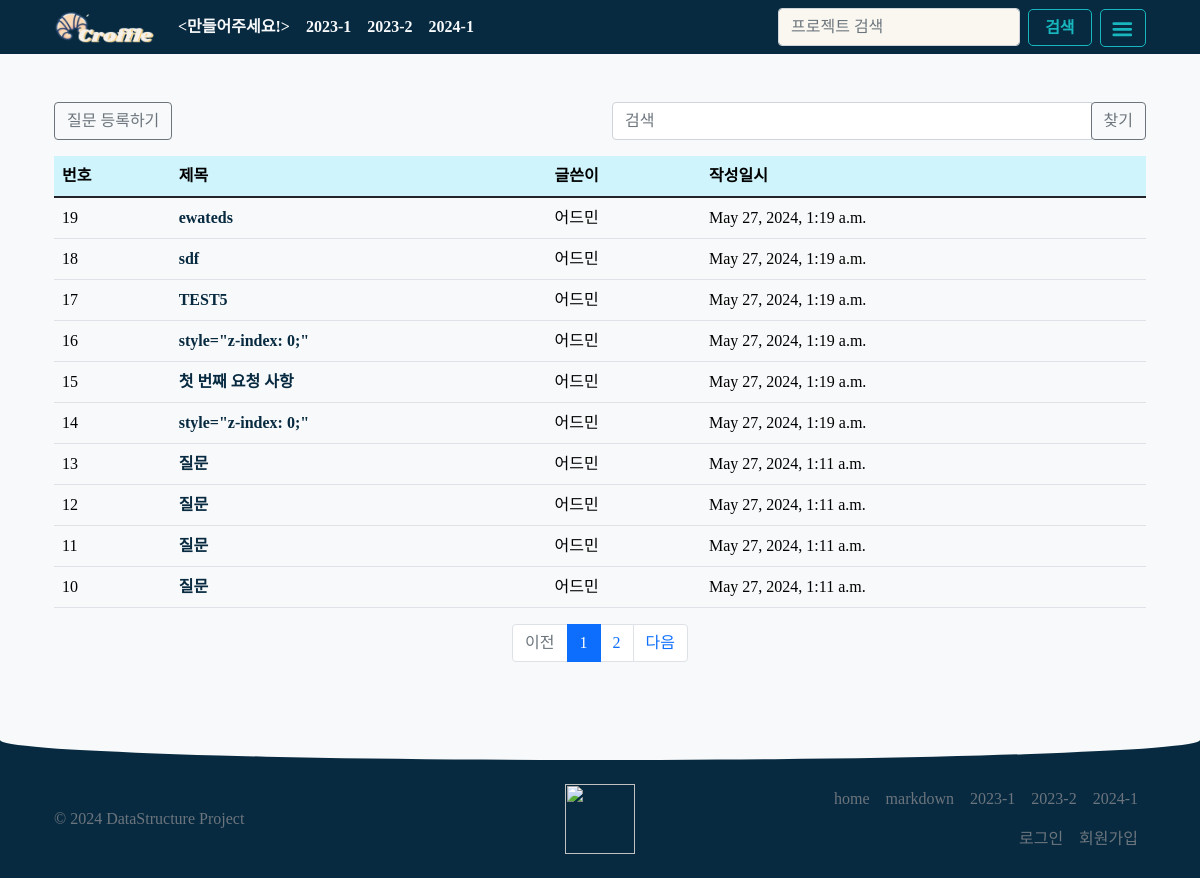
The app's page /makeit/ with its own data.
### makeit/models.py (models this page shows)
class Question(models.Model):
    subject = models.CharField(max_length=200)
    content = models.TextField()
    create_date = models.DateTimeField()
    author = models.ForeignKey(User, on_delete=models.CASCADE, related_name='author_question')
    voter = models.ManyToManyField(User, related_name='voter_question')  # 추천인 추가

### common/models.py (models this page shows)
class User(AbstractUser):
    number = models.CharField(max_length=20)
    profile = models.ImageField(null=True, default="profile/person.svg",upload_to="profile/")

### makeit/views.py (the view, shortened to what this page needs)
# urls.py: path('', views.index, name='index'),
def index(request):
    page = request.GET.get('page', '1')  # 페이지
    kw = request.GET.get('kw1', '')  # 검색어
    question_list = Question.objects.order_by('-create_date')
    paginator = Paginator(question_list, 10)  # 페이지당 10개씩 보여주기
    page_obj = paginator.get_page(page)
    context = {'question_list': page_obj, 'page': page, 'kw1': kw}
    return render(request, 'makeit/question_list.html', context)

### makeit/templatetags/makeit_filter.py (called while the page is built)
@register.filter
def sub(value, arg):
    return value - arg

### templates/makeit/question_list.html (shortened to what this page needs)
{% extends "base.html" %}
{% load makeit_filter %}
{% block content %}
<div class="container my-3 py-3">
    <div class="row my-3">
        <div class="col-6">
            <a href="{% url 'makeit:question_create' %}" class="btn btn-outline-secondary">질문 등록하기</a>
        </div>
        <div class="col-6">
            <div class="input-group">
                <input type="text" id="search_kw1" class="form-control" value="{{ kw1|default_if_none:'' }}" placeholder="검색">
                <div class="input-group-append">
                    <button class="btn btn-outline-secondary" type="button" name="btn_search1" id="btn_search1"style="z-index: 0;">찾기</button>
                </div>
            </div>
        </div>
    </div>
    <table class="table">
        <thead>
        <tr class="table-info">
            <th>번호</th>
            <th>제목</th>
            <th>글쓴이</th>
            <th>작성일시</th>
        </tr>
        </thead>
        <tbody>
        {% if question_list %}
        {% for question in question_list %}
        <tr>
            <td>
                {{ question_list.paginator.count|sub:question_list.start_index|sub:forloop.counter0|add:1 }}
            </td>
            <td>
                <a class="navlink"style="color:#072A40;" href="{% url 'makeit:detail' question.id %}">{{ question.subject }}</a>
            </td>
            <td>{{ question.author }}</td>
            <td>{{ question.create_date }}</td>
        </tr>
        {% endfor %}
        {% else %}
        <tr>
            <td colspan="3">질문이 없습니다.</td>
        </tr>
        {% endif %}
        </tbody>
    </table>
        <ul class="pagination justify-content-center">
            {% if question_list.has_previous %}
            <li class="page-item">
                <a class="page-link" data-page="{{ question_list.previous_page_number }}"
                href="javascript:void(0)">이전</a>
                 </li>
            {% else %}
            <li class="page-item disabled">
                <a class="page-link" tabindex="-1" aria-disabled="true" href="#">이전</a>
            </li>
            {% endif %}
            {% for page_number in question_list.paginator.page_range %}
            {% if page_number >= question_list.number|add:-5 and page_number <= question_list.number|add:5 %}
            {% if page_number == question_list.number %}
            <li class="page-item active" aria-current="page">
                <a class="page-link" data-page="{{ page_number }}"
                href="javascript:void(0)">{{ page_number }}</a>
                 </li>
            {% else %}
            <li class="page-item">
                <a class="page-link" data-page="{{ page_number }}"
                href="javascript:void(0)">{{ page_number }}</a>
                 </li>
            {% endif %}
            {% endif %}
            {% endfor %}
            {% if question_list.has_next %}
            <li class="page-item">
                <a class="page-link" data-page="{{ question_list.next_page_number }}"
                href="javascript:void(0)">다음</a>
                 </li>
            {% else %}
            <li class="page-item disabled">
                <a class="page-link" tabindex="-1" aria-disabled="true" href="#">다음</a>
            </li>
            {% endif %}
        </ul>
</div>
{% endblock %}

### static/Test.css (style rules this page uses)
.active { background-color: green !important; }
.navlink { color: #F8F9FA; text-decoration: none; font-weight: 700; overflow: hidden; text-overflow: ellipsis; word-break:break-all; display: -webkit-box; -webkit-line-clamp: 1; -webkit-box-orient: vertical; }

### records on screen
Question: paginator.count|sub "19", subject "ewateds", author "어드민", create_date "May 27, 2024, 1:19 a.m."
Question: paginator.count|sub "18", subject "sdf", author "어드민", create_date "May 27, 2024, 1:19 a.m."
Question: paginator.count|sub "17", subject "TEST5", author "어드민", create_date "May 27, 2024, 1:19 a.m."
Question: paginator.count|sub "16", subject "style=\"z-index: 0;\"", author "어드민", create_date "May 27, 2024, 1:19 a.m."
Question: paginator.count|sub "15", subject "첫 번째 요청 사항", author "어드민", create_date "May 27, 2024, 1:19 a.m."
Question: paginator.count|sub "14", subject "style=\"z-index: 0;\"", author "어드민", create_date "May 27, 2024, 1:19 a.m."
Question: paginator.count|sub "13", subject "질문", author "어드민", create_date "May 27, 2024, 1:11 a.m."
Question: paginator.count|sub "12", subject "질문", author "어드민", create_date "May 27, 2024, 1:11 a.m."
Question: paginator.count|sub "11", subject "질문", author "어드민", create_date "May 27, 2024, 1:11 a.m."
Question: paginator.count|sub "10", subject "질문", author "어드민", create_date "May 27, 2024, 1:11 a.m."

### other values on screen
{{ page_number }} "1"
{{ page_number }} "2"
